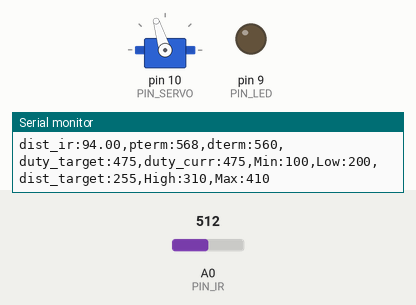
Simulated run of this sketch. Board: Arduino Uno, built with avr-gcc and run on an emulated ATmega328P. Parts: servo, output pins drawn as LEDs (lit = HIGH), the last lines printed to the serial monitor. Inputs (shaded band) come from the test bench; at power-on: A0 (PIN_IR) = 512.

Above: at 1.7 s.
1.8 s: A0 (PIN_IR) set to 200
3.7 s: A0 (PIN_IR) set to 122
At 4.4 s:
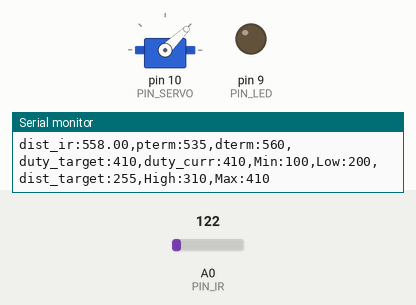
5.5 s: A0 (PIN_IR) set to 0
At 7.2 s:
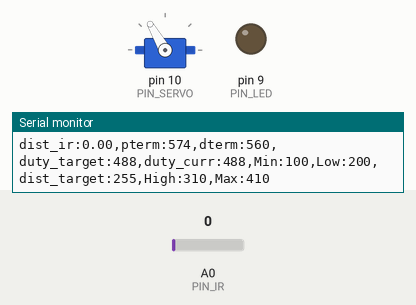
8.5 s: A0 (PIN_IR) set to 110
At 9.03 s:
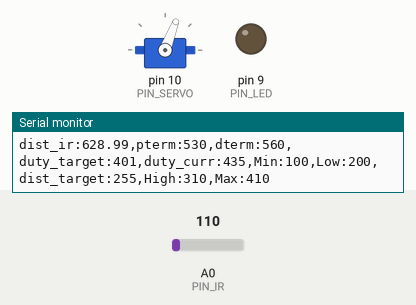
Timing chart, 0 to 11.5 s (numbered marks = the images above; inputs shaded):
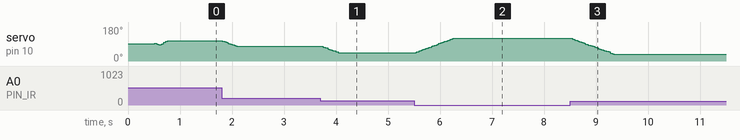

The sketch:

26P14.ino
```cpp
#include <Servo.h>

/////////////////////////////
// Configurable parameters //
/////////////////////////////

// Arduino pin assignment
#define PIN_LED 9      // [1234] LED를 GPIO 9번 핀에 연결
#define PIN_SERVO 10                    //[3030]SERVO를 10번 핀에 연결
#define PIN_IR A0     //[3037]적외선 센서를 A0에 연결

// Framework setting
#define _DIST_TARGET 210          // [3040] 레일플레이트의 중간지점(목표지점=25.5cm)
#define _DIST_MIN 100                  //[3035] 측정 최소 거리
#define _DIST_MAX 410   //[3036] 측정 가능한 최대 거리

// Distance sensor
#define _DIST_ALPHA 0.35   //[3023] EMA 가중치
#define DELAY_MICROS 1500

// Servo range
#define _DUTY_MIN 840               //[3028] 서보 각도 최소값
#define _DUTY_NEU 1490    //[3038] 레일 수평 서보 펄스폭
#define _DUTY_MAX 1875    //[3031] 서보 최대값

// Servo speed control
#define _SERVO_ANGLE 360   //[3030] servo angle limit 실제 서보의 동작크기
#define _SERVO_SPEED 360        // [3040] 서보의 각속도(초당 각도 변화량)

// Event periods
#define _INTERVAL_DIST 20   //[3039]적외선 센서 측정 간격
#define _INTERVAL_SERVO 30         //[3046]서보갱신간격
#define _INTERVAL_SERIAL 100       //[3030]시리얼 플로터 갱신간격

// PID parameters
#define _KP 1.4 //4  [3039] 비례 제어의 상수 값
#define _KD 40   //27.0

//////////////////////
// global variables //
//////////////////////

// Servo instance     //[3046]서보간격
Servo myservo;                      //[3030]servo

// Distance sensor
float dist_target; // location to send the ball
float dist_raw, dist_ema, dist_min, dist_max;     //[3034]적외선센서로 측정한 거리값과 ema필터를 적용한 거리값

// Event periods
unsigned long last_sampling_time_dist, last_sampling_time_servo, last_sampling_time_serial;   //[3039] interval간격으로 동작 시행을 위한 정수 값
bool event_dist, event_servo, event_serial;

// Servo speed control
int duty_chg_per_interval;  //[3039] interval 당 servo의 돌아가는 정도
int duty_target, duty_curr, duty_neu;      //[3030]servo 목표 위치, servo 현재 위치

// PID variables
float error_curr, error_prev, control, pterm, dterm, iterm;
// [3042] 현재 오차값, 이전 오차값, ? , p,i,d 값
float filtered_dist,samples_num; //노이즈 필터


void setup() {
  last_sampling_time_serial = 0;
  last_sampling_time_servo = 0;
  last_sampling_time_dist = 0;
// initialize GPIO pins for LED and attach servo
pinMode(PIN_LED,OUTPUT);           //[3030]LED를 연결[3027]
myservo.attach(PIN_SERVO);  //[3039]servo를 연결

// initialize global variables
dist_min = _DIST_MIN;                      //[3030] 측정값의 최소값
dist_max= _DIST_MAX;    //[3032] 측정값의 최대값
dist_target = _DIST_TARGET; //[3034]
dist_ema = 0;// 노이즈 필터
samples_num = 3;//노이즈 필터
// move servo to neutral position
duty_curr = _DUTY_NEU;
duty_neu = _DUTY_NEU;
myservo.writeMicroseconds(duty_neu);//[3030]서보를 레일이 수평이 되는 값으로 초기화
delay(500);

// initialize serial port
Serial.begin(57600);  //[3039] 시리얼 모니터 속도 지정

// convert angle speed into duty change per interval.
  duty_chg_per_interval =(float)(_DUTY_MAX - _DUTY_MIN) * (_SERVO_SPEED / _SERVO_ANGLE) * ( _INTERVAL_SERVO / 1000.0); //[3039]
/*
_SERVO_ANGLE/_SERVO_SPEED=
(_DUTY_MAX - _DUTY_MIN_)* INTERVAL_SERVO/duty_chg_per_interval =
interval 반복횟수*INTERVAL_SERVO=
_SERVO_ANGLE만큼 돌아가는데 걸리는 시간
*/
event_dist = false;event_serial = false; event_servo = false;


}


void loop() {
/////////////////////
// Event generator //
/////////////////////
unsigned long time_curr = millis();

if (time_curr >= last_sampling_time_serial + _INTERVAL_SERIAL) {
  last_sampling_time_serial += _INTERVAL_SERIAL;
  event_serial = true;
}


if (time_curr >= last_sampling_time_servo + _INTERVAL_SERVO){
  last_sampling_time_servo += _INTERVAL_SERVO;
  event_servo = true;
  }


if (time_curr >= last_sampling_time_dist + _INTERVAL_DIST){
  last_sampling_time_dist += _INTERVAL_DIST;
  event_dist = true;
}


////////////////////
// Event handlers //
////////////////////

  if(event_dist) {
     event_dist = false;    // [3037]
  // get a distance reading from the distance sensor
     dist_raw = ir_distance_filtered();

  // PID control logic
    error_curr = dist_target - dist_raw;
    pterm = _KP * error_curr;
    dterm = _KD * (error_curr - error_prev);
    control =  pterm + dterm;

  // duty_target = f(duty_neutral, control)
    duty_target = duty_neu + control;

  // keep duty_target value within the range of [_DUTY_MIN, _DUTY_MAX]
  if ( duty_target > _DUTY_MAX ) duty_target = _DUTY_MAX;
  else if (duty_target < _DUTY_MIN) duty_target = _DUTY_MIN;
  }

  if(event_servo) {
       event_servo = false;//[3034]

    // adjust duty_curr toward duty_target by duty_chg_per_interval
     if(duty_target > duty_curr) {
        duty_curr += duty_chg_per_interval;
        if(duty_curr > duty_target) duty_curr = duty_target;
      }
      else {
        duty_curr -= duty_chg_per_interval;
        if(duty_curr < duty_target) duty_curr = duty_target;
  }//[3034] 서보의 현재 위치가 서보 목표 위치에 도달하기전이면 도달하기전까지 duty_chg_per_interval를 증감시킴. 만약 서보 현재 위치가 서보 목표 위치를 벗어난다면 서보 현재 위치를 서보 목표 위치로 고정

    // update servo position
     myservo.writeMicroseconds(duty_curr);//[3034]


error_prev = error_curr; //[3030] error_prev  update


  }

  if(event_serial) {
    event_serial = false;               // [3030]
    Serial.print("dist_ir:");
    Serial.print(dist_raw);
    Serial.print(",pterm:");
    Serial.print(map(pterm,-1000,1000,510,610));
    Serial.print(",dterm:");
    Serial.print(map(dterm,-1000,1000,510,610));
    Serial.print(",duty_target:");
    Serial.print(map(duty_target,1000,2000,410,510));
    Serial.print(",duty_curr:");
    Serial.print(map(duty_curr,1000,2000,410,510));
    Serial.println(",Min:100,Low:200,dist_target:255,High:310,Max:410");

  }
}

float ir_distance(void){ // return value unit: mm
  float val; //[3031]
  float volt = float(analogRead(PIN_IR)); //[3031]
  val = ((6762.0/(volt-9.0))-4.0) * 10.0; //[3031]
  return val; //[3031]
}

float under_noise_filter(void){ // 아래로 떨어지는 형태의 스파이크를 제거해주는 필터
  int currReading;
  int largestReading = 0;
  for (int i = 0; i < samples_num; i++) {
    currReading = ir_distance();
    if (currReading > largestReading) { largestReading = currReading; }
    // Delay a short time before taking another reading
    delayMicroseconds(DELAY_MICROS);
  }
  return largestReading;
}

float ir_distance_filtered(void){ // return value unit: mm
  // under_noise_filter를 통과한 값을 upper_nosie_filter에 넣어 최종 값이 나옴.
  int currReading;
  int lowestReading = 1024;
  for (int i = 0; i < samples_num; i++) {
    currReading = under_noise_filter();
    if (currReading < lowestReading) { lowestReading = currReading; }
  }
  // ema 필터 추가
  dist_ema = _DIST_ALPHA * lowestReading + (1-_DIST_ALPHA)*dist_ema;
  return dist_ema;
}
```

Measured:
- after the input at 3.7 s, servo on pin 10 (PIN_SERVO): moves from 78° to 44° over 0.32 s, starting at once
- after the input at 5.5 s, servo on pin 10 (PIN_SERVO): moves from 44° to 120° over 0.72 s, starting at once
- after the input at 8.5 s, servo on pin 10 (PIN_SERVO): moves from 120° to 35° over 0.84 s, starting at once
